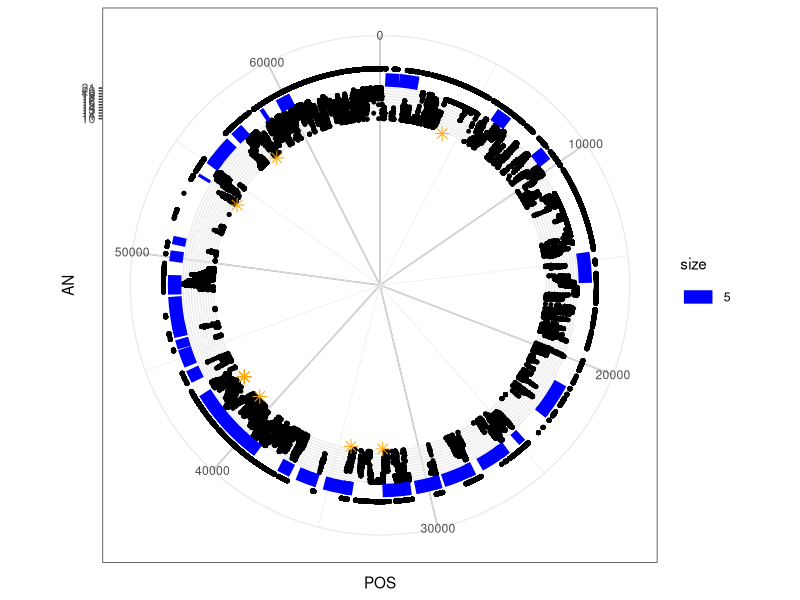
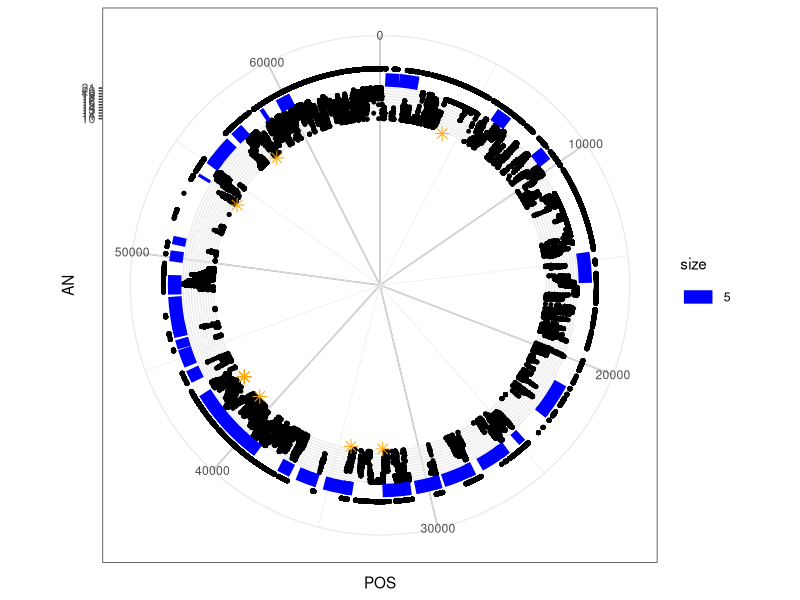
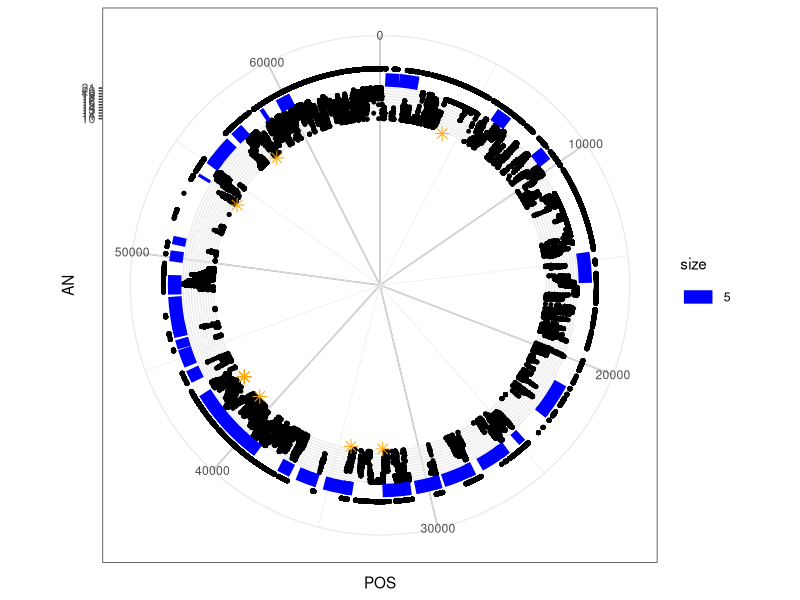

The R script that drew these images, in order:
#################################################
#mitochondrial genome site calling coverage plot#
#################################################

library("stringr")
library("ggplot2")

# Read in data for plot. 
# Reference and variant sites called across 10 or more strains
mito_coverage<-read.csv("2mm_joint_genotype_filtered_select10_all.csv", stringsAsFactors = FALSE)
#Coordinates of exons in mitochondrial genome
exons <- read.csv("mito_notations.csv", stringsAsFactors = F)
#Variant sites
snps <- read.csv("10_or_more_snp_positions.csv", stringsAsFactors = F)

# Extract Allele number (number of strains in which nucleotide was called) from VCF "INFO" column
mito_coverage$AN<-str_extract(mito_coverage$INFO, "(?<=AN=)..(?=;)")
mito_coverage$AN <- as.numeric(mito_coverage$AN)

#Specify location of exon ring
exons$yend <- 24
exons$ystart <- 24

#Specify loaction of variant sites ring
snps$y<-9

#Plot Allele Number across mitochondrial genome
ggplot(mito_coverage, aes(x=POS, y=AN)) + 
geom_point(size=1)  +
coord_polar() +   
  scale_y_continuous(limits=c(-50, 30), #specify y limits to force plotted region to outside of circle 
                     breaks=c(10, 11, 12, 13, 14, 15, 16, 17, 18, 19, 20, 21)) + 
  scale_x_continuous(breaks =c(0, 10000, 20000, 30000, 40000, 50000, 60000))+
  expand_limits(x=0) + #enforces inclusion of 0 in position labels
  geom_point(aes(x=POS, y=28), size=1) + # ring showing sites with coverage in 10 or more strains
  theme_bw() + 
  theme(panel.grid.major.x = element_line(color="darkgray")) +
  geom_segment(aes(x=Start, xend=End, y=ystart, yend=yend, size=5),  colour="blue", data=exons)+ #plot exons as segments
  geom_point(aes(x=pos, y=y), color="orange", shape=8, data=snps, size=3) #plot variant sites as stars

ggsave("mitochondrial_coverage.pdf", width = 7, height = 7, units = "in", useDingbats=F)
ggsave("mitochondrial_coverage.tiff", width = 7, height = 7, units = "in")

